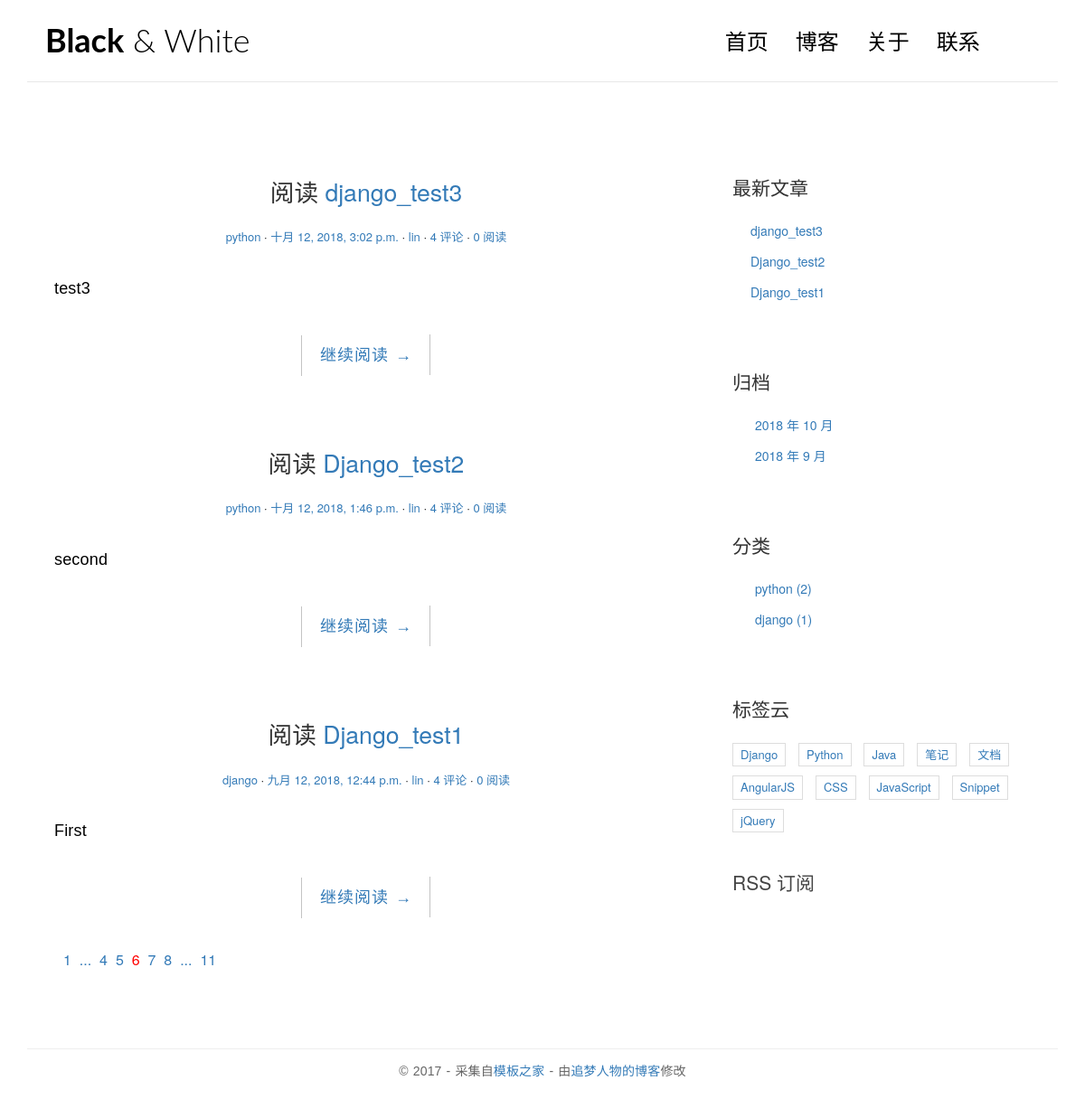
The page / on the database its author committed.
### blog/models.py (models this page shows, shortened)
@python_2_unicode_compatible
class Post(models.Model):
    title = models.CharField(max_length=70)
    body = models.TextField()
    created_time = models.DateTimeField()
    modified_time = models.DateTimeField(auto_now=True)
    excerpt = models.CharField(max_length=200, blank=True)
    category = models.ForeignKey('Category', on_delete=models.CASCADE)
    tags = models.ManyToManyField('Tag', blank=True)
    author = models.ForeignKey(User, on_delete=models.CASCADE)
    views = models.PositiveIntegerField(default=0)
    def get_absolute_url(self):
        return reverse('blog:detail', kwargs={'pk': self.pk})
    class Meta:
        ordering = ['-created_time']

class Category(models.Model):
    name = models.CharField(max_length=100)

### blog/views.py (the view)
# urls.py: url(r'^$', views.index, name='index'),
def index(request):
    post_list = Post.objects.all().order_by('-created_time')
    return render(request, 'blog/index.html', context={'post_list': post_list})

### blog/templatetags/blog_tags.py (called while the page is built)
@register.simple_tag
def get_recent_posts(num=5):
    return Post.objects.all().order_by('-created_time')[:num]

@register.simple_tag
def archives():
    return Post.objects.dates('created_time', 'month', order='DESC')

@register.simple_tag
def get_categories():
    return Category.objects.annotate(num_posts=Count('post')).filter(num_posts__gt=0)

### templates/blog/index.html
{% extends 'base.html' %}
{% block main %}
    {% for post in post_list %}
        <article class="post post-{{ post.pk }}">
            <header class="entry-header">
                <h1 class="entry-title">阅读
                    <a href="{{ post.get_absolute_url }}">{{ post.title }}</a>
                </h1>
                <div class="entry-meta">
                    <span class="post-category"><a href="#">{{ post.category.name }}</a></span>
                    <span class="post-date"><a href="#"><time class="entry-date"
                                                              datetime="{{ post.created_time }}">{{ post.created_time }}</time></a></span>
                    <span class="post-author"><a href="#">{{ post.author }}</a></span>
                    <span class="comments-link"><a href="#">4 评论</a></span>
                    <span class="views-count"><a href="#">{{ post.views }} 阅读</a></span>
                </div>
            </header>
            <div class="entry-content clearfix">
                <p>{{ post.excerpt }}</p>
                <div class="read-more cl-effect-14">
                    <a href="{{ post.get_absolute_url }}" class="more-link">继续阅读 <span class="meta-nav">→</span></a>
                </div>
            </div>
        </article>
    {% empty %}
        <div class="no-post">暂时还没有发布的文章！</div>
    {% endfor %}
    <div class="pagination">
        <ul>
            <li><a href="">1</a></li>
            <li><a href="">...</a></li>
            <li><a href="">4</a></li>
            <li><a href="">5</a></li>
            <li class="current"><a href="">6</a></li>
            <li><a href="">7</a></li>
            <li><a href="">8</a></li>
            <li><a href="">...</a></li>
            <li><a href="">11</a></li>
        </ul>
    </div>
{% endblock main %}

### templates/base.html (shortened to what this page needs)
{% load staticfiles %}
{% load blog_tags %}
<!DOCTYPE html>
<html>
<head>
    <link rel="stylesheet" href="http://code.ionicframework.com/ionicons/2.0.1/css/ionicons.min.css">
    <link rel="stylesheet" href="{% static 'blog/css/pace.css' %}">
    <link rel="stylesheet" href="{% static 'blog/css/custom.css' %}">
    <link rel="stylesheet" href="{% static 'blog/css/highlights/github.css' %}">
    <link href="https://cdn.bootcss.com/bootstrap/3.3.7/css/bootstrap.min.css" rel="stylesheet">
</head>
<body>
<div class="container">
    <header id="site-header">
        <div class="row">
            <div class="col-md-4 col-sm-5 col-xs-8">
                <div class="logo">
                    <h1><a href="{% url 'blog:index' %}"><b>Black</b> &amp; White</a></h1>
                </div>
            </div>
            <div class="col-md-8 col-sm-7 col-xs-4">
                <nav class="main-nav" role="navigation">
                    <div class="collapse navbar-collapse" id="bs-example-navbar-collapse-1">
                        <ul class="nav navbar-nav navbar-right">
                            <li class="cl-effect-11"><a href="{% url 'blog:index' %}" data-hover="首页">首页</a></li>
                            <li class="cl-effect-11"><a href="full-width.html" data-hover="博客">博客</a></li>
                            <li class="cl-effect-11"><a href="about.html" data-hover="关于">关于</a></li>
                            <li class="cl-effect-11"><a href="contact.html" data-hover="联系">联系</a></li>
                        </ul>
                    </div>
                </nav>
            </div>
        </div>
    </header>
</div>
<div class="content-body">
    <div class="container">
        <div class="row">
            <main class="col-md-8">
                {% block main %}
                {% endblock main %}
            </main>
            <aside class="col-md-4">
                <div class="widget widget-recent-posts">
                    <h3 class="widget-title">最新文章</h3>
                    {% get_recent_posts as recent_post_list %}
                        <ul>
                        {% for post in recent_post_list %}
                            <li>
                                <a href="{{ post.get_absolute_url }}">{{ post.title }}</a>
                            </li>
                        {% empty %}
                            暂无文章！
                        {% endfor %}
                        </ul>
                </div>
                <div class="widget widget-archives">
                    <h3 class="widget-title">归档</h3>
                    {% archives as date_list %}
                        <ul>
                            {% for date in date_list %}
                            <li>
                                <a href="{% url 'blog:archives' date.year date.month %}">
                                    {{ date.year }} 年 {{ date.month }} 月
                                </a>
                            </li>
                            {% empty %}
                            暂无归档！
                            {% endfor %}
                        </ul>
                </div>
                <div class="widget widget-category">
                    <h3 class="widget-title">分类</h3>
                    {% get_categories as category_list %}
                    <ul>
                        {% for category in category_list %}
                        <li>
                            <a href="{% url 'blog:category' category.pk %}">{{ category.name }} <span class="post-count">({{ category.num_posts }})</span></a>
                        </li>
                        {% empty %}
                        暂无分类
                        {% endfor %}
                    </ul>
                </div>
                <div class="widget widget-tag-cloud">
                    <h3 class="widget-title">标签云</h3>
                    <ul>
                        <li>
                            <a href="#">Django</a>
                        </li>
                        <li>
                            <a href="#">Python</a>
                        </li>
                        <li>
                            <a href="#">Java</a>
                        </li>
                        <li>
                            <a href="#">笔记</a>
                        </li>
                        <li>
                            <a href="#">文档</a>
                        </li>
                        <li>
                            <a href="#">AngularJS</a>
                        </li>
                        <li>
                            <a href="#">CSS</a>
                        </li>
                        <li>
                            <a href="#">JavaScript</a>
                        </li>
                        <li>
                            <a href="#">Snippet</a>
                        </li>
                        <li>
                            <a href="#">jQuery</a>
                        </li>
                    </ul>
                </div>
                <div class="rss">
                    <a href=""> RSS 订阅</a>
                </div>
            </aside>
        </div>
    </div>
</div>
<footer id="site-footer">
    <div class="container">
        <div class="row">
            <div class="col-md-12">
                <p class="copyright">&copy 2017 - 采集自<a href="http://www.cssmoban.com/"
                                                        target="_blank" title="模板之家">模板之家</a>
                    - 由<a href="http://zmrenwu.com/" title="网页模板" target="_blank">追梦人物的博客</a>修改
                </p>
            </div>
        </div>
    </div>
</footer>
</body>
</html>

### blog/static/blog/css/custom.css (style rules this page uses)
* { outline: none; }
h1, h2, h3, h4, h5, h6 { margin-top: 0; }
b { font-weight: 400; }
a { color: #333; }
body { color: #444; font-family: 'Lato', sans-serif; }
p { font-family: 'Ubuntu', sans-serif; font-weight: 400; word-spacing: 1px; letter-spacing: 0.01em; }
#site-header { background-color: #FFF; padding: 25px 20px; margin-bottom: 40px; border-bottom: 1px solid #e7e7e7; }
.logo h1 a { color: #000; }
.logo h1 { margin: 0; font-family: 'Lato', sans-serif; font-weight: 300; }
.main-nav { margin-top: 11px; max-width: 95%; }
.main-nav a { color: #000000 !important; padding: 0 0 5px 0 !important; margin-right: 30px; font-family: 'Lato', sans-serif; font-weight: 300; font-size: 24px; }
.cl-effect-11 a { padding: 10px 0; color: #0972b4; text-shadow: none; }
.cl-effect-11 a::before { position: absolute; top: 0; left: 0; overflow: hidden; padding: 0 0 5px 0 !important; max-width: 0; border-bottom: 1px solid #000; color: #000; content: attr(data-hover); white-space: nowrap; -webkit-transition: max-width 0.5s; -moz-transition: max-width 0.5s; transition: max-width 0.5s; }
.content-body { padding-bottom: 4em; }
.post { background: #fff; padding: 30px 30px 0; }
.entry-title { text-align: center; font-size: 1.9em; margin-bottom: 20px; line-height: 1.6; padding: 10px 20px 0; }
.entry-meta { text-align: center; color: #DDDDDD; font-size: 13px; margin-bottom: 30px; }
.entry-content { font-size: 18px; line-height: 1.9; font-weight: 300; color: #000; }
.post-category::after, .post-date::after, .post-author::after, .comments-link::after { content: ' ·'; color: #000; }
.read-more { font-family: 'Ubuntu', sans-serif; font-weight: 400; word-spacing: 1px; letter-spacing: 0.01em; text-align: center; margin-top: 20px; }
.cl-effect-14 a { padding: 0 20px; height: 45px; line-height: 45px; position: relative; display: inline-block; margin: 15px 25px; letter-spacing: 1px; font-weight: 400; text-shadow: 0 0 1px rgba(255, 255, 255, 0.3); }
.cl-effect-14 a::before, .cl-effect-14 a::after { position: absolute; width: 45px; height: 1px; background: #C3C3C3; content: ''; -webkit-transition: all 0.3s; -moz-transition: all 0.3s; transition: all 0.3s; pointer-events: none; }
.cl-effect-14 a::before { top: 0; left: 0; -webkit-transform: rotate(90deg); -moz-transform: rotate(90deg); transform: rotate(90deg); -webkit-transform-origin: 0 0; -moz-transform-origin: 0 0; transform-origin: 0 0; }
.cl-effect-14 a::after { right: 0; bottom: 0; -webkit-transform: rotate(90deg); -moz-transform: rotate(90deg); transform: rotate(90deg); -webkit-transform-origin: 100% 0; -moz-transform-origin: 100% 0; transform-origin: 100% 0; }
.widget { background: #fff; padding: 30px 0 0; }
.widget-title { font-size: 1.5em; margin-bottom: 20px; line-height: 1.6; padding: 10px 0 0; font-weight: 400; }
.widget-recent-posts ul { padding: 0; margin: 0; padding-left: 20px; }
.widget-recent-posts ul li { list-style-type: none; position: relative; line-height: 170%; margin-bottom: 10px; }
.widget-recent-posts ul li::before { content: '\f3d3'; font-family: "Ionicons"; position: absolute; left: -17px; top: 3px; font-size: 16px; color: #000; }
.widget-archives ul { padding: 0; margin: 0; padding-left: 25px; }
.widget-archives ul li { list-style-type: none; position: relative; line-height: 170%; margin-bottom: 10px; }
.widget-archives ul li::before { content: '\f3f3'; font-family: "Ionicons"; position: absolute; left: -25px; top: 1px; font-size: 16px; color: #000; }
.widget-category ul { padding: 0; margin: 0; padding-left: 25px; }
.widget-category ul li { list-style-type: none; position: relative; line-height: 170%; margin-bottom: 10px; }
.widget-category ul li::before { content: '\f3fe'; font-family: "Ionicons"; position: absolute; left: -25px; top: 1px; font-size: 18px; color: #000; }
.widget-tag-cloud ul { padding: 0; margin: 0; margin-right: -10px; }
.widget-tag-cloud ul li { list-style-type: none; font-size: 13px; display: inline-block; margin-right: 10px; margin-bottom: 10px; padding: 3px 8px; border: 1px solid #ddd; }
.rss { font-size: 21px; margin-top: 30px; }
.rss a { color: #444; }
#site-footer { padding-top: 10px; padding: 0 0 1.5em 0; }
.copyright { text-align: center; padding-top: 1em; margin: 0; border-top: 1px solid #eee; color: #666; }
.pagination ul { list-style: none; }
.pagination ul li { display: inline-block; font-size: 16px; margin-right: 5px; }
.current a { color: red; }

### rows shown on the page
Post: title "django_test3", category.name "python", created_time "十月 12, 2018, 3:02 p.m.", author "lin", views "0", excerpt "test3"
Post: title "Django_test2", category.name "python", created_time "十月 12, 2018, 1:46 p.m.", author "lin", views "0", excerpt "second"
Post: title "Django_test1", category.name "django", created_time "九月 12, 2018, 12:44 p.m.", author "lin", views "0", excerpt "First"
Category: name "python", num_posts "2"
Category: name "django", num_posts "1"

### other values the page prints
{{ date.year }} "2018" "2018"
{{ date.month }} "10" "9"
